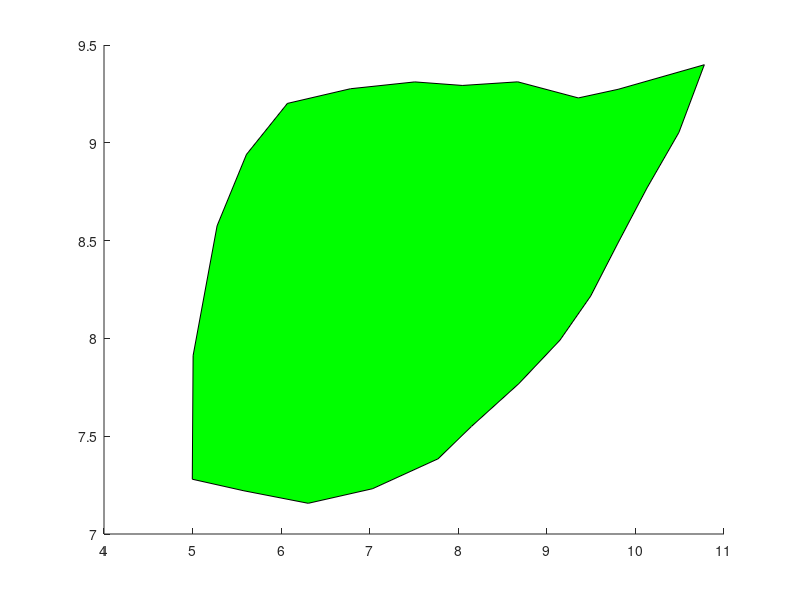

The MATLAB source for this figure: (Note: this script raises an error after producing the figure.)
%% script_2

%read in data
% addpath(...add appropriate path...)
data = csvread('data/leaf.csv');
%plot data
l = patch(data(:,1), data(:,2), 'green');
l.LineWidth = 2;

%% SOLUTION: Breakout 1

%read in data
%data = csvread('leaf.csv'); % correct filename
%plot data
%l = patch(data(:,1), data(:,2), 'green');
%l.LineWidth = 2;

%% SOLUTION: Breakout 2

%read in data
%data = csvread('leaf.csv');
%plot data
%l = patch(data(:,1), data(:,2), [0.792, 0.647, 0.278]); % per reviewer comments
%l.LineWidth = 1;
